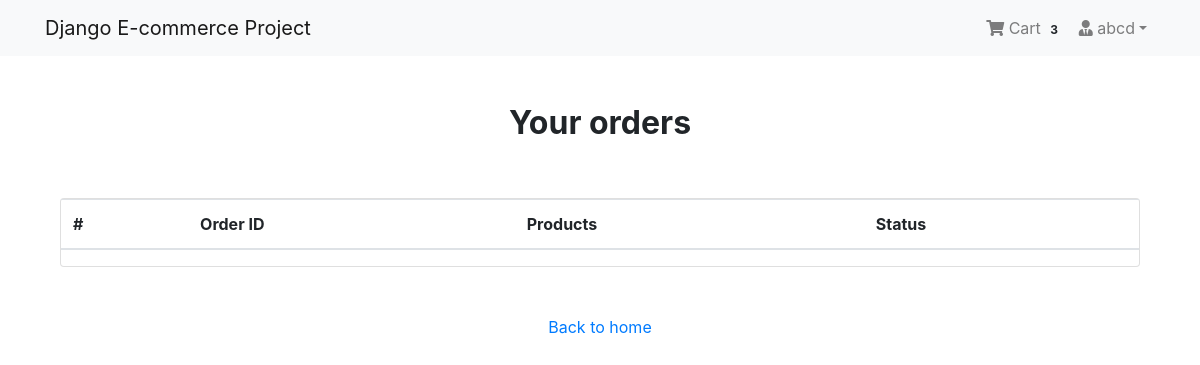
Before: /payment/orders/ (signed in) with the older database file.
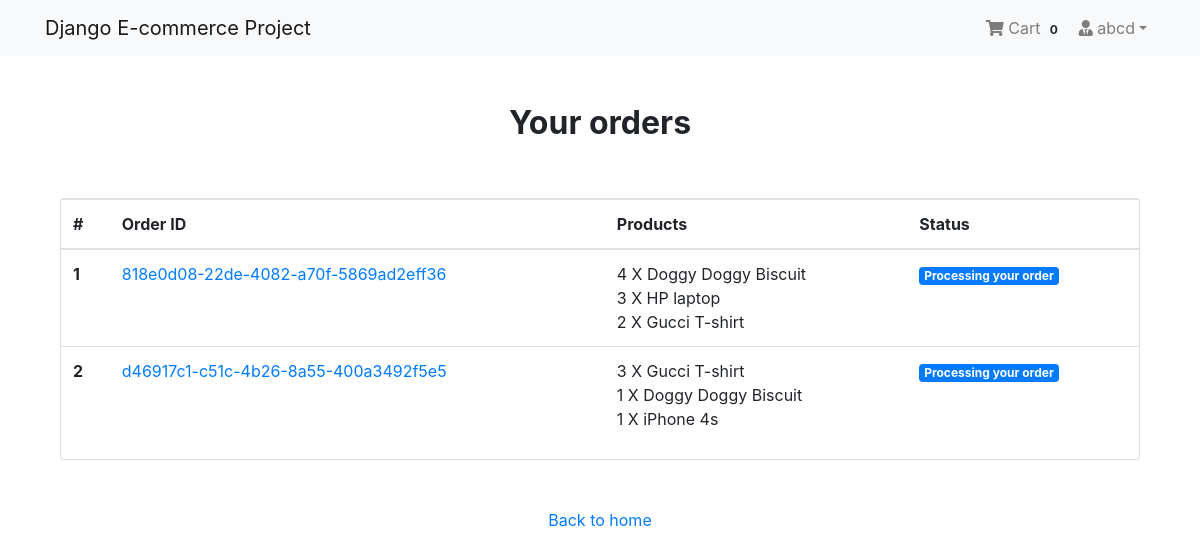
After: the same page with the newer database file.
### login_app/models.py (models this page shows, shortened)
class User(AbstractBaseUser, PermissionsMixin):
    email = models.EmailField(unique=True, null=False)
    is_staff = models.BooleanField(
        ugettext_lazy('staff status'),
        default=False,
        help_text = ugettext_lazy('Designates whether the user can log in this site')
    )
    is_active = models.BooleanField(
        ugettext_lazy('active'),
        default=True,
        help_text = ugettext_lazy('Designates whether this user should be treated as active. Unselect instead of deleting account')
    )
    USERNAME_FIELD = 'email'
    objects = MyUserManager()

class Profile(models.Model):
    user = models.OneToOneField(User, on_delete=models.CASCADE, related_name='profile')
    username = models.CharField(max_length=255, blank=True)
    full_name = models.CharField(max_length=255, blank=True)
    address_1 = models.TextField(max_length=300, blank=True)
    city = models.CharField(max_length=40, blank=True)
    zipcode = models.CharField(max_length=10, blank=True)
    country = models.CharField(max_length=50, blank=True)
    phone = models.CharField(max_length=20, blank=True)
    date_joined = models.DateTimeField(auto_now_add=True)

### order_app/models.py (models this page shows, shortened)
class Order(models.Model):
    order_items = models.ManyToManyField(Cart)
    user = models.ForeignKey(settings.AUTH_USER_MODEL, on_delete=models.CASCADE)
    ordered = models.BooleanField(default=False)
    created = models.DateTimeField(auto_now_add=True)
    payment_id = models.CharField(max_length=255, blank=True, null=True)
    order_id = models.CharField(max_length=255, blank=True, null=True)

class Cart(models.Model):
    user = models.ForeignKey(settings.AUTH_USER_MODEL, on_delete=models.CASCADE, related_name='cart')
    item = models.ForeignKey(Product, on_delete=models.CASCADE)
    quantity = models.IntegerField(default=1)
    purchased = models.BooleanField(default=False)
    created = models.DateTimeField(auto_now_add=True)
    updated = models.DateTimeField(auto_now=True)
    def __str__(self):
        return f'{self.quantity} X {self.item}'

### shop_app/models.py (models this page shows)
class Product(models.Model):
    image = models.ImageField(upload_to='products')
    name = models.CharField(max_length=255, )
    category = models.ForeignKey(Category, on_delete=models.CASCADE, related_name='category')
    preview_text = models.TextField(max_length=200, verbose_name='Preview text')
    details = models.TextField(max_length=1000, verbose_name='Description')
    price = models.FloatField()
    old_price = models.FloatField(default=0.00)
    created = models.DateTimeField(auto_now_add=True)
    def __str__(self):
        return self.name
    class Meta:
        ordering = ['-created',]

### payment_app/views.py (the view)
# urls.py: path('orders/', views.order_view, name='orders'),
@login_required
def order_view(request):
    try:
        orders = Order.objects.filter(user=request.user, ordered=True)
        context = {'orders': orders}
    except:
        messages.warning(request, "You do not have an active order")
        return redirect('shop_app:home')
    return render(request, 'payment_app/order.html', context)

### order_app/templatetags/cart_tag.py (called while the page is built)
@register.filter
def cart_total(user):
    order = Order.objects.filter(user=user, ordered=False)
    if order.exists():
        return order[0].order_items.count()
    else:
        return 0

### templates/payment_app/order.html
{% extends 'base.html' %}
{% block body_block %}
<div class="container mt-5">
    <h2 class="text-center"><strong>Your orders</strong></h2>
    <div class="row">
        <div class="col-sm-12">
            <div class="card mt-5" style="height: auto;">
                <div class="table-responsive">
                    <table class="table">
                        <thead>
                            <tr>
                                <th scope="col">#</th>
                                <th scope="col">Order ID</th>
                                <th scope="col">Products</th>
                                <th scope="col">Status</th>
                            </tr>
                        </thead>
                        <tbody>
                            {% for order in orders %}
                            <tr>
                                <th scope="row">{{ forloop.counter }}</th>
                                <td><a href="">{{ order.order_id }}</a></td>
                                <td>
                                    {% for item in order.order_items.all %} {{item}} <br> {% endfor %}
                                </td>
                                <td><span class="badge badge-primary">Processing your order</span></td>
                            </tr>
                            {% endfor %}
                        </tbody>
                    </table>
                </div>
            </div>
        </div>
        <div class="col-md-12 my-5 text-center">
            <a href="{% url 'shop_app:home' %}">Back to home</a>
        </div>
    </div>
</div>
{% endblock %}

### templates/navbar.html (shortened to what this page needs)
{% load cart_tag %}
<nav class="navbar navbar-expand-lg navbar-light bg-light">
    <div class="container">
        <a href="{% url 'shop_app:home' %}" class="navbar-brand">Django E-commerce Project</a>
        <div class="collapse navbar-collapse" id="navbarNav">
            <ul class="navbar-nav ml-auto">
                {% if request.user.is_authenticated %}
                <li class="nav-item">
                    <a href="{% url 'order_app:cart' %}" class="nav-link">
                        <i class="fa fa-shopping-cart"></i> Cart
                        <span class="badge badge-light">{{ request.user | cart_total }}</span>
                    </a>
                </li>
                <li class="nav-item dropdown">
                    <a class="nav-link dropdown-toggle" href="#" id="navbarDropdown" role="button" data-toggle="dropdown" aria-haspopup="true" aria-expanded="false"><i class="fas fa-user-tie"></i> {{request.user.profile.username}}</a>
                </li>
                {% else %}
                <li class="nav-item">
                    <a href="{% url 'login_app:login' %}" class="btn btn-primary">Login</a>
                </li>
                {% endif %}
            </ul>
        </div>
    </div>
</nav>

Changed rows visible on the page:
changed User "abcd": user|cart_total "3" → "0"
now on this page (row edited): Order: order_id "818e0d08-22de-4082-a70f-5869ad2eff36"
now on this page (row edited): Cart: quantity+item "4 X Doggy Doggy Biscuit", shown under "818e0d08-22de-4082-a70f-5869ad2eff36"
now on this page (row edited): Cart: quantity+item "3 X HP laptop", shown under "818e0d08-22de-4082-a70f-5869ad2eff36"
now on this page (row edited): Cart: quantity+item "2 X Gucci T-shirt", shown under "818e0d08-22de-4082-a70f-5869ad2eff36"
added Order: order_id "d46917c1-c51c-4b26-8a55-400a3492f5e5"
added Cart: quantity+item "3 X Gucci T-shirt", shown under "d46917c1-c51c-4b26-8a55-400a3492f5e5"
added Cart: quantity+item "1 X Doggy Doggy Biscuit", shown under "d46917c1-c51c-4b26-8a55-400a3492f5e5"
added Cart: quantity+item "1 X iPhone 4s", shown under "d46917c1-c51c-4b26-8a55-400a3492f5e5"
